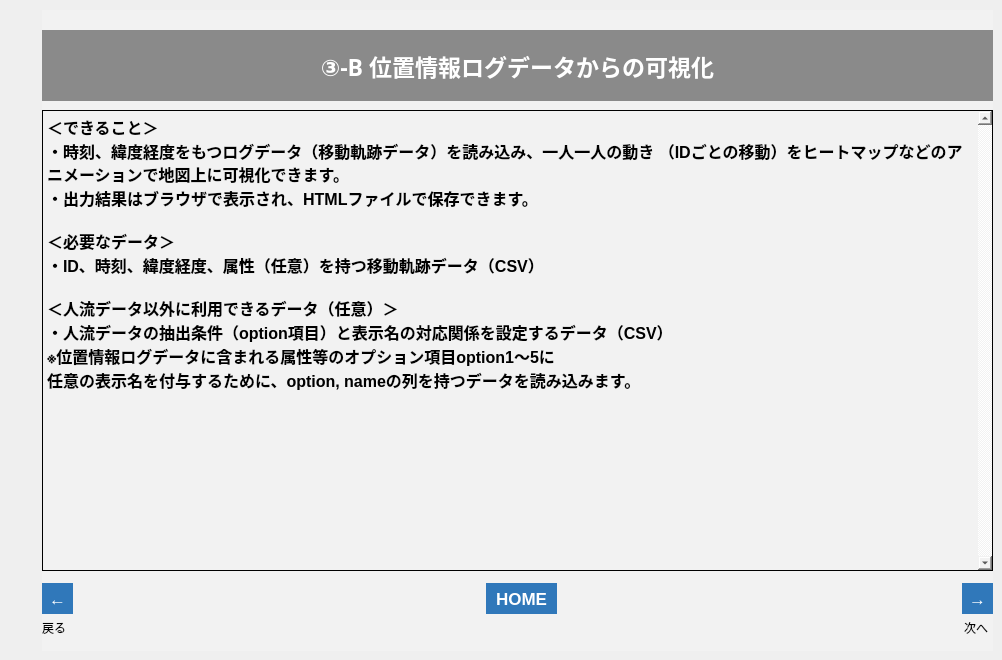
   <widget class="QWidget" name="tab_11">
    <attribute name="title">
     <string>003_6</string>
    </attribute>
    <widget class="QFrame" name="frame_26">
     <property name="geometry">
      <rect>
       <x>42</x>
       <y>10</y>
       <width>951</width>
       <height>641</height>
      </rect>
     </property>
     <property name="styleSheet">
      <string notr="true">background-color: rgb(242, 242, 242);</string>
     </property>
     <property name="frameShape">
      <enum>QFrame::NoFrame</enum>
     </property>
     <property name="frameShadow">
      <enum>QFrame::Plain</enum>
     </property>
     <property name="lineWidth">
      <number>0</number>
     </property>
     <widget class="QLabel" name="label_94">
      <property name="geometry">
       <rect>
        <x>922</x>
        <y>610</y>
        <width>31</width>
        <height>16</height>
       </rect>
      </property>
      <property name="text">
       <string>次へ</string>
      </property>
     </widget>
     <widget class="QLabel" name="label_95">
      <property name="geometry">
       <rect>
        <x>0</x>
        <y>610</y>
        <width>50</width>
        <height>16</height>
       </rect>
      </property>
      <property name="text">
       <string>戻る</string>
      </property>
     </widget>
     <widget class="QToolButton" name="btn_003_6_n">
      <property name="geometry">
       <rect>
        <x>920</x>
        <y>573</y>
        <width>31</width>
        <height>31</height>
       </rect>
      </property>
      <property name="font">
       <font>
        <pointsize>13</pointsize>
        <weight>75</weight>
        <bold>true</bold>
       </font>
      </property>
      <property name="styleSheet">
       <string notr="true">background-color: rgb(48,120,186);
color: rgb(255, 255, 255);
border: none;</string>
      </property>
      <property name="text">
       <string>→</string>
      </property>
     </widget>
     <widget class="QToolButton" name="btn_003_6_b">
      <property name="geometry">
       <rect>
        <x>0</x>
        <y>573</y>
        <width>31</width>
        <height>31</height>
       </rect>
      </property>
      <property name="font">
       <font>
        <pointsize>13</pointsize>
        <weight>75</weight>
        <bold>true</bold>
       </font>
      </property>
      <property name="styleSheet">
       <string notr="true">background-color: rgb(48,120,186);
color: rgb(255, 255, 255);
border: none;</string>
      </property>
      <property name="text">
       <string>←</string>
      </property>
     </widget>
     <widget class="QLabel" name="label_99">
      <property name="geometry">
       <rect>
        <x>0</x>
        <y>20</y>
        <width>951</width>
        <height>71</height>
       </rect>
      </property>
      <property name="font">
       <font>
        <family>游ゴシック</family>
        <pointsize>17</pointsize>
        <weight>75</weight>
        <bold>true</bold>
       </font>
      </property>
      <property name="styleSheet">
       <string notr="true">background-color: rgb(138, 138, 138);
color: rgb(255, 255, 255);</string>
      </property>
      <property name="text">
       <string>③-B 位置情報ログデータからの可視化</string>
      </property>
      <property name="alignment">
       <set>Qt::AlignCenter</set>
      </property>
     </widget>
     <widget class="QToolButton" name="btn_home_21">
      <property name="geometry">
       <rect>
        <x>444</x>
        <y>573</y>
        <width>71</width>
        <height>31</height>
       </rect>
      </property>
      <property name="font">
       <font>
        <pointsize>13</pointsize>
        <weight>75</weight>
        <bold>true</bold>
       </font>
      </property>
      <property name="styleSheet">
       <string notr="true">background-color: rgb(48,120,186);
color: rgb(255, 255, 255);
border: none;</string>
      </property>
      <property name="text">
       <string>HOME</string>
      </property>
     </widget>
     <widget class="QTextEdit" name="textEdit_4">
      <property name="geometry">
       <rect>
        <x>0</x>
        <y>100</y>
        <width>951</width>
        <height>461</height>
       </rect>
      </property>
      <property name="palette">
       <palette>
        <active>
         <colorrole role="Button">
          <brush brushstyle="SolidPattern">
           <color alpha="255">
            <red>242</red>
            <green>242</green>
            <blue>242</blue>
           </color>
          </brush>
         </colorrole>
         <colorrole role="Base">
          <brush brushstyle="SolidPattern">
           <color alpha="255">
            <red>242</red>
            <green>242</green>
            <blue>242</blue>
           </color>
          </brush>
         </colorrole>
         <colorrole role="Window">
          <brush brushstyle="SolidPattern">
           <color alpha="255">
            <red>242</red>
            <green>242</green>
            <blue>242</blue>
           </color>
          </brush>
         </colorrole>
         <colorrole role="Highlight">
          <brush brushstyle="SolidPattern">
           <color alpha="255">
            <red>143</red>
            <green>201</green>
            <blue>247</blue>
           </color>
          </brush>
         </colorrole>
        </active>
        <inactive>
         <colorrole role="Button">
          <brush brushstyle="SolidPattern">
           <color alpha="255">
            <red>242</red>
            <green>242</green>
            <blue>242</blue>
           </color>
          </brush>
         </colorrole>
         <colorrole role="Base">
          <brush brushstyle="SolidPattern">
           <color alpha="255">
            <red>242</red>
            <green>242</green>
            <blue>242</blue>
           </color>
          </brush>
         </colorrole>
         <colorrole role="Window">
          <brush brushstyle="SolidPattern">
           <color alpha="255">
            <red>242</red>
            <green>242</green>
            <blue>242</blue>
           </color>
          </brush>
         </colorrole>
         <colorrole role="Highlight">
          <brush brushstyle="SolidPattern">
           <color alpha="255">
            <red>143</red>
            <green>201</green>
            <blue>247</blue>
           </color>
          </brush>
         </colorrole>
        </inactive>
        <disabled>
         <colorrole role="Button">
          <brush brushstyle="SolidPattern">
           <color alpha="255">
            <red>242</red>
            <green>242</green>
            <blue>242</blue>
           </color>
          </brush>
         </colorrole>
         <colorrole role="Base">
          <brush brushstyle="SolidPattern">
           <color alpha="255">
            <red>242</red>
            <green>242</green>
            <blue>242</blue>
           </color>
          </brush>
         </colorrole>
         <colorrole role="Window">
          <brush brushstyle="SolidPattern">
           <color alpha="255">
            <red>242</red>
            <green>242</green>
            <blue>242</blue>
           </color>
          </brush>
         </colorrole>
         <colorrole role="Highlight">
          <brush brushstyle="SolidPattern">
           <color alpha="255">
            <red>143</red>
            <green>201</green>
            <blue>247</blue>
           </color>
          </brush>
         </colorrole>
        </disabled>
       </palette>
      </property>
      <property name="font">
       <font>
        <pointsize>14</pointsize>
       </font>
      </property>
      <property name="styleSheet">
       <string notr="true">selection-background-color: rgb(143, 201, 247);</string>
      </property>
      <property name="frameShape">
       <enum>QFrame::Panel</enum>
      </property>
      <property name="frameShadow">
       <enum>QFrame::Plain</enum>
      </property>
      <property name="verticalScrollBarPolicy">
       <enum>Qt::ScrollBarAlwaysOn</enum>
      </property>
      <property name="readOnly">
       <bool>true</bool>
      </property>
      <property name="html">
       <string>&lt;!DOCTYPE HTML PUBLIC &quot;-//W3C//DTD HTML 4.0//EN&quot; &quot;http://www.w3.org/TR/REC-html40/strict.dtd&quot;&gt;
&lt;html&gt;&lt;head&gt;&lt;meta name=&quot;qrichtext&quot; content=&quot;1&quot; /&gt;&lt;style type=&quot;text/css&quot;&gt;
p, li { white-space: pre-wrap; }
&lt;/style&gt;&lt;/head&gt;&lt;body style=&quot; font-family:'MS UI Gothic'; font-size:14pt; font-weight:400; font-style:normal;&quot;&gt;
&lt;p style=&quot; margin-top:0px; margin-bottom:0px; margin-left:0px; margin-right:0px; -qt-block-indent:0; text-indent:0px;&quot;&gt;&lt;span style=&quot; font-family:'游ゴシック'; font-size:12pt; font-weight:600; color:#000000;&quot;&gt;＜できること＞&lt;/span&gt;&lt;span style=&quot; font-size:12pt;&quot;&gt; &lt;/span&gt;&lt;/p&gt;
&lt;p style=&quot; margin-top:0px; margin-bottom:0px; margin-left:0px; margin-right:0px; -qt-block-indent:0; text-indent:0px;&quot;&gt;&lt;span style=&quot; font-family:'游ゴシック'; font-size:12pt; font-weight:600; color:#000000;&quot;&gt;・時刻、緯度経度をもつログデータ（移動軌跡データ）を読み込み、一人一人の動き&lt;/span&gt;&lt;span style=&quot; font-size:12pt;&quot;&gt; &lt;/span&gt;&lt;span style=&quot; font-family:'游ゴシック'; font-size:12pt; font-weight:600; color:#000000;&quot;&gt;（&lt;/span&gt;&lt;span style=&quot; font-family:'Calibri'; font-size:12pt; font-weight:600; color:#000000;&quot;&gt;ID&lt;/span&gt;&lt;span style=&quot; font-family:'游ゴシック'; font-size:12pt; font-weight:600; color:#000000;&quot;&gt;ごとの移動）をヒートマップなどのアニメーションで地図上に可視化できます。&lt;/span&gt;&lt;span style=&quot; font-size:12pt;&quot;&gt; &lt;/span&gt;&lt;/p&gt;
&lt;p style=&quot; margin-top:0px; margin-bottom:0px; margin-left:0px; margin-right:0px; -qt-block-indent:0; text-indent:0px;&quot;&gt;&lt;span style=&quot; font-family:'游ゴシック'; font-size:12pt; font-weight:600; color:#000000;&quot;&gt;・出力結果はブラウザで表示され、&lt;/span&gt;&lt;span style=&quot; font-family:'Calibri'; font-size:12pt; font-weight:600; color:#000000;&quot;&gt;HTML&lt;/span&gt;&lt;span style=&quot; font-family:'游ゴシック'; font-size:12pt; font-weight:600; color:#000000;&quot;&gt;ファイルで保存できます。&lt;/span&gt;&lt;/p&gt;
&lt;p style=&quot; margin-top:0px; margin-bottom:0px; margin-left:0px; margin-right:0px; -qt-block-indent:0; text-indent:0px;&quot;&gt;&lt;span style=&quot; font-size:12pt;&quot;&gt; &lt;/span&gt;&lt;/p&gt;
&lt;p style=&quot; margin-top:0px; margin-bottom:0px; margin-left:0px; margin-right:0px; -qt-block-indent:0; text-indent:0px;&quot;&gt;&lt;span style=&quot; font-family:'游ゴシック'; font-size:12pt; font-weight:600; color:#000000;&quot;&gt;＜必要なデータ＞&lt;/span&gt;&lt;span style=&quot; font-size:12pt;&quot;&gt; &lt;/span&gt;&lt;/p&gt;
&lt;p style=&quot; margin-top:0px; margin-bottom:0px; margin-left:0px; margin-right:0px; -qt-block-indent:0; text-indent:0px;&quot;&gt;&lt;span style=&quot; font-family:'游ゴシック'; font-size:12pt; font-weight:600; color:#000000;&quot;&gt;・&lt;/span&gt;&lt;span style=&quot; font-family:'Calibri'; font-size:12pt; font-weight:600; color:#000000;&quot;&gt;ID&lt;/span&gt;&lt;span style=&quot; font-family:'游ゴシック'; font-size:12pt; font-weight:600; color:#000000;&quot;&gt;、時刻、緯度経度、属性（任意）を持つ移動軌跡データ（&lt;/span&gt;&lt;span style=&quot; font-family:'Calibri'; font-size:12pt; font-weight:600; color:#000000;&quot;&gt;CSV&lt;/span&gt;&lt;span style=&quot; font-family:'游ゴシック'; font-size:12pt; font-weight:600; color:#000000;&quot;&gt;）&lt;/span&gt;&lt;/p&gt;
&lt;p style=&quot; margin-top:0px; margin-bottom:0px; margin-left:0px; margin-right:0px; -qt-block-indent:0; text-indent:0px;&quot;&gt;&lt;span style=&quot; font-size:12pt;&quot;&gt; &lt;/span&gt;&lt;/p&gt;
&lt;p style=&quot; margin-top:0px; margin-bottom:0px; margin-left:0px; margin-right:0px; -qt-block-indent:0; text-indent:0px;&quot;&gt;&lt;span style=&quot; font-family:'游ゴシック'; font-size:12pt; font-weight:600; color:#000000;&quot;&gt;＜人流データ以外に利用できるデータ（任意）＞&lt;/span&gt;&lt;span style=&quot; font-size:12pt;&quot;&gt; &lt;/span&gt;&lt;/p&gt;
&lt;p style=&quot; margin-top:0px; margin-bottom:0px; margin-left:0px; margin-right:0px; -qt-block-indent:0; text-indent:0px;&quot;&gt;&lt;span style=&quot; font-family:'游ゴシック'; font-size:12pt; font-weight:600; color:#000000;&quot;&gt;・人流データの抽出条件（&lt;/span&gt;&lt;span style=&quot; font-family:'Calibri'; font-size:12pt; font-weight:600; color:#000000;&quot;&gt;option&lt;/span&gt;&lt;span style=&quot; font-family:'游ゴシック'; font-size:12pt; font-weight:600; color:#000000;&quot;&gt;項目）と表示名の対応関係を設定するデータ（&lt;/span&gt;&lt;span style=&quot; font-family:'Calibri'; font-size:12pt; font-weight:600; color:#000000;&quot;&gt;CSV&lt;/span&gt;&lt;span style=&quot; font-family:'游ゴシック'; font-size:12pt; font-weight:600; color:#000000;&quot;&gt;）&lt;/span&gt;&lt;/p&gt;
&lt;p style=&quot; margin-top:0px; margin-bottom:0px; margin-left:0px; margin-right:0px; -qt-block-indent:0; text-indent:0px;&quot;&gt;&lt;span style=&quot; font-family:'Calibri'; font-size:12pt; font-weight:600; color:#000000;&quot;&gt;※&lt;/span&gt;&lt;span style=&quot; font-family:'游ゴシック'; font-size:12pt; font-weight:600; color:#000000;&quot;&gt;位置情報ログデータに含まれる属性等のオプション項目&lt;/span&gt;&lt;span style=&quot; font-family:'Calibri'; font-size:12pt; font-weight:600; color:#000000;&quot;&gt;option1&lt;/span&gt;&lt;span style=&quot; font-family:'游ゴシック'; font-size:12pt; font-weight:600; color:#000000;&quot;&gt;～&lt;/span&gt;&lt;span style=&quot; font-family:'Calibri'; font-size:12pt; font-weight:600; color:#000000;&quot;&gt;5&lt;/span&gt;&lt;span style=&quot; font-family:'游ゴシック'; font-size:12pt; font-weight:600; color:#000000;&quot;&gt;に&lt;/span&gt; &lt;/p&gt;
&lt;p style=&quot; margin-top:0px; margin-bottom:0px; margin-left:0px; margin-right:0px; -qt-block-indent:0; text-indent:0px;&quot;&gt;&lt;span style=&quot; font-family:'游ゴシック'; font-size:12pt; font-weight:600; color:#000000;&quot;&gt;任意の表示名を付与するために、&lt;/span&gt;&lt;span style=&quot; font-family:'Calibri'; font-size:12pt; font-weight:600; color:#000000;&quot;&gt;option, name&lt;/span&gt;&lt;span style=&quot; font-family:'游ゴシック'; font-size:12pt; font-weight:600; color:#000000;&quot;&gt;の列を持つデータを読み込みます。&lt;/span&gt; &lt;/p&gt;&lt;/body&gt;&lt;/html&gt;</string>
      </property>
     </widget>
    </widget>
   </widget>
